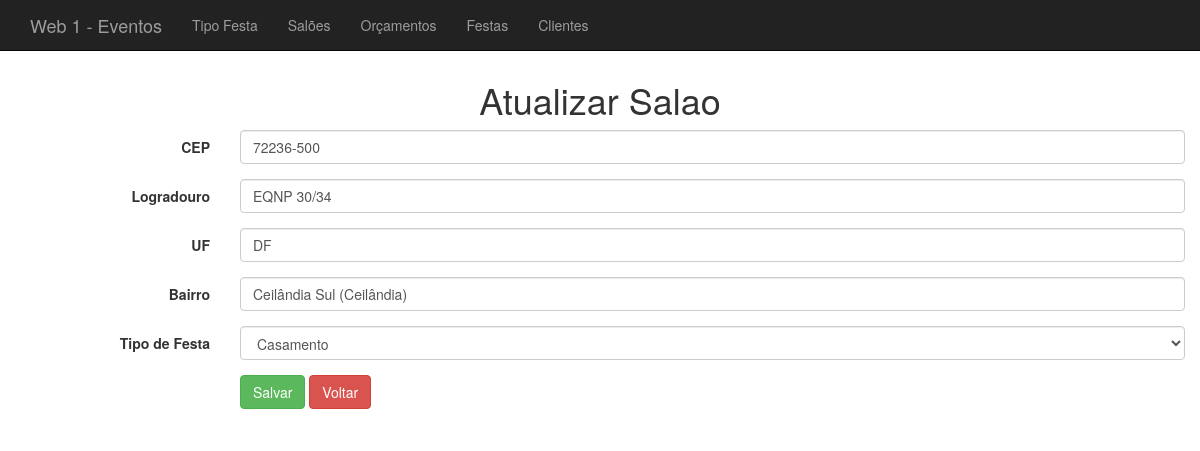
Screenshot of /salao/formulario.php?id_salao=2 with the database file from the repository.
### tables this page shows
CREATE TABLE `salao` (
  `id_salao` int(11) NOT NULL AUTO_INCREMENT,
  `cep` varchar(10) DEFAULT NULL,
  `logradouro` text,
  `uf` char(2) DEFAULT NULL,
  `bairro` varchar(50) DEFAULT NULL,
  `id_tipo_festa` int(11) NOT NULL,
  PRIMARY KEY (`id_salao`),
  KEY `salao_tipo_festa_id_tipo_festa_fk` (`id_tipo_festa`),
  CONSTRAINT `salao_tipo_festa_id_tipo_festa_fk` FOREIGN KEY (`id_tipo_festa`) REFERENCES `tipo_festa` (`id_tipo_festa`)
);

### salao/Salao.php (called while the page is built, shortened)
<?php
include_once '../Conexao.php';
class Salao
{
    protected $cep;
    protected $logradouro;
    protected $uf;
    protected $bairro;
    protected $id_tipo_festa;
    public function getCep()
    {
        return $this->cep;
    }
    public function getLogradouro()
    {
        return $this->logradouro;
    }
    public function getUf()
    {
        return $this->uf;
    }
    public function getBairro()
    {
        return $this->bairro;
    }
    public function getIdTipoFesta()
    {
        return $this->id_tipo_festa;
    }
    public function recuperarDados()
    {
        $conexao = new Conexao();
        $sql = "SELECT s.id_salao, s.logradouro, s.cep, tf.nome as nome_tipo_festa
                FROM salao s
                join tipo_festa tf on s.id_tipo_festa = tf.id_tipo_festa
        ";
        return $conexao->recuperarDados($sql);
    }
    public function carregarPorId($id_salao)
    {
        $conexao = new Conexao();
        $sql = "SELECT * FROM salao WHERE id_salao = '$id_salao'";
        $dados = $conexao->recuperarDados($sql);
        $this->cep           = $dados[0]['cep'];
        $this->logradouro    = $dados[0]['logradouro'];
        $this->uf            = $dados[0]['uf'];
        $this->bairro        = $dados[0]['bairro'];
        $this->id_tipo_festa = $dados[0]['id_tipo_festa'];
    }
}

### Conexao.php (called while the page is built, shortened)
<?php
class Conexao {
	protected $conexao;
	public function conectar()
	{
		$this->conexao = new PDO('mysql:host=localhost;dbname=web1;charset=utf8', 'root', '');
	}
	public function desconectar()
	{
		$this->conexao = null;
	}
	public function recuperarDados($sql)
	{
        $retorno = $this->conexao->query($sql)->fetchAll(PDO::FETCH_ASSOC);
		return $retorno;
	}
}

### tipo_festa/TipoFesta.php (called while the page is built, shortened)
<?php
include_once '../Conexao.php';
class TipoFesta
{
    public function recuperarDados()
    {
        $conexao = new Conexao();
        $sql = "SELECT * FROM tipo_festa order by 2 asc";
        return $conexao->recuperarDados($sql);
    }
}

### salao/formulario.php (the view, shortened to what this page needs)
<?php
include_once 'Salao.php';
include_once '../tipo_festa/TipoFesta.php';
$salao = new Salao();
$arrTipoFesta = (new TipoFesta())->recuperarDados();
if (!empty($_GET['id_salao'])) {
    $salao->carregarPorId($_GET['id_salao']);
}
include_once '../cabecalho.php';
if (!empty($_GET)) {
    echo "<h1 class='text-center'>Atualizar Salao</h1>";
} else
    echo "<h1 class='text-center'>Novo Salao</h1>";
?>
    <div class="container">
        <form class="form-horizontal" action="processamento.php?acao=salvar" method="post">
            <div class="form-group">
                <label for="cep" class="col-sm-2 control-label">CEP</label>
                <div class="col-sm-10">
                    <input type="text" class="form-control" id="cep" name="cep"
                           value="<?= $salao->getCep(); ?>">
                </div>
            </div>
            <div class="form-group">
                <label for="logradouro" class="col-sm-2 control-label">Logradouro</label>
                <div class="col-sm-10">
                    <input type="text" class="form-control" id="logradouro" name="logradouro"
                           value="<?= $salao->getLogradouro(); ?>">
                </div>
            </div>
            <div class="form-group">
                <label for="uf" class="col-sm-2 control-label">UF</label>
                <div class="col-sm-10">
                    <input type="text" class="form-control" id="uf" name="uf"
                           value="<?= $salao->getUf(); ?>">
                </div>
            </div>
            <div class="form-group">
                <label for="bairro" class="col-sm-2 control-label">Bairro</label>
                <div class="col-sm-10">
                    <input type="text" class="form-control" id="bairro" name="bairro"
                           value="<?= $salao->getBairro(); ?>">
                </div>
            </div>
            <div class="form-group">
                <label for="id_tipo_festa" class="col-sm-2 control-label">Tipo de Festa</label>
                <div class="col-sm-10">
                    <select class="form-control" name="id_tipo_festa" id="id_tipo_festa" required>
                        <?php foreach ($arrTipoFesta as $tipo): ?>
                            <?php $checked = $tipo['id_tipo_festa'] == $salao->getIdTipoFesta() ? 'selected' : ''; ?>
                            <option <?= $checked ?>
                                    value="<?= $tipo['id_tipo_festa'] ?>"><?= $tipo['nome'] ?></option>
                        <?php endforeach; ?>
                    </select>
                </div>
            </div>
            <div class="form-group">
                <div class="col-sm-offset-2 col-sm-10">
                    <button type="submit" class="btn btn-success">Salvar</button>
                    <a href="/index.php" class="btn btn-danger">Voltar</a>
                </div>
            </div>
        </form>
    </div>
<?php
include_once '../rodape.php';

### rows the page displays
salao: cep "72236-500", logradouro "EQNP 30/34", uf "DF", bairro "Ceilândia Sul (Ceilândia)"

### other values shown
form field id_tipo_festa "Casamento"
